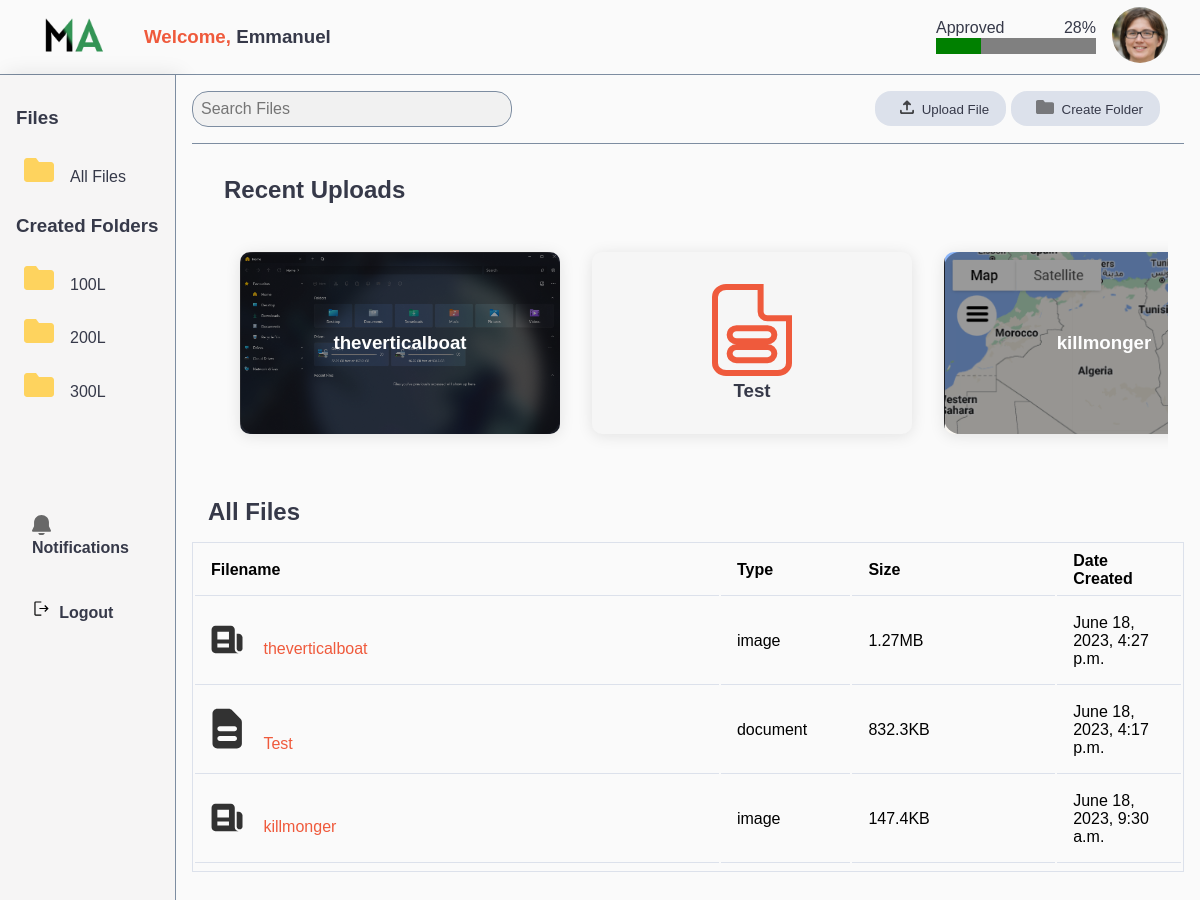
Screenshot of / (signed in) with the database file from the repository.
### base/models.py (models this page shows, shortened)
class Folders(models.Model):
    user = models.ForeignKey(User, on_delete=models.CASCADE)
    folder_name = models.CharField(max_length=200, null=True)
    created = models.DateTimeField(default=timezone.now)
    class Meta:
        ordering = ['folder_name']

class Files(models.Model):
    user = models.ForeignKey(User, on_delete=models.CASCADE)
    file_name = models.CharField(max_length=200, null=True)
    folder_name = models.CharField(max_length=200, null=True)
    file = models.FileField(upload_to="files/", null=False)
    created = models.DateTimeField(default=timezone.now)
    file_type = models.CharField(max_length=200, null=True)
    file_size = models.CharField(max_length=200, null=True)
    status = models.IntegerField(default=0, choices=stats)
    class Meta:
        ordering = ['-created']

### base/views.py (the view)
# urls.py: path('', views.dashboard, name='dashboard'),
@login_required
def dashboard(request):
    user = request.user
    context={}
    userdata = Allusers.objects.filter(user=user)[0]
    if userdata.usercat == 'student':
        name = Students.objects.filter(user = user).values()[0]['fullname']
        if len(name.split(' ')) >= 2:
            firstname = name.split(' ')[1]
        else:
            firstname = name.split(' ')[0]
        files = Files.objects.filter(user=user).filter(Q(status=1) | Q(status=0))
        folders = Folders.objects.filter(user=user)
        context['files'] = files
        context['folders'] = folders
        context['recent_files'] = files[:5]
        context['total_files'] = files.count()
        context['approved_files'] = files.filter(status=1).count()
        context['approved_percentage'] = int((context['approved_files'] / context['total_files'])*100)
    elif userdata.usercat == 'admin':
        context['files'] = Files.objects.filter(status=0)
    context['userData'] = userdata
    return render(request, 'dashboard.html', context)

### base/views.py (called while the page is built)
@register.filter
def strip(value):
    value = str(value)
    if len(value)>15:
        return f"{value[:15]}..."
    return value

@register.filter
def strip_longer(value):
    value = str(value)
    if len(value)>40:
        return f"{value[:40]}..."
    return value

### templates/dashboard.html (shortened to what this page needs)
{% load static %}
<!DOCTYPE html>
<html lang="en">
<head>
    <link rel="stylesheet" href="{% static 'style.css' %}">
</head>
<body class="">
   <div class="wrapper">
        <header>
            <div class="left-part" style="display:flex;align-items:center">
                <div class="image"><img src="{% static './mask.png' %}" alt=""></div>
                <h3 style="margin-left:2rem;"><span class="discolor">Welcome,</span> {{ user }}</h3>
            </div>
            <div class="right-part">
                {% if userData.usercat == 'student' %}
                    <div class="progress-box">
                        <div class="top">
                            <p>Approved</p>
                            <p>{{ approved_percentage }}%</p>
                        </div>
                        <div class="bottom">
                            <progress max="100" value="{{ approved_percentage }}"></progress>
                        </div>
                    </div>
                {% endif %}
                <div class="profile-image">
                    <div class="image">
                        <img src="{% static './avatar-95fb4ee46aae3dcff7a9f901dc0dd0f6.jpg' %}" alt="">
                    </div>
                </div>
            </div>
        </header>
       <div class="main">
        <aside>
            {% if userData.usercat == 'student' %}
            <h3>Files</h3>
            <a href="{% url 'dashboard' %}"><img src="{% static 'folder.svg' %}" alt="" class="active"><span>All Files</span></a>
            <h3>Created Folders</h3>
            {% for folder in folders %}
            {% if folder.folder_name == folda_sort %}
                <a href="{% url 'folder_sort' folder.id %}"><img src="{% static 'folder.svg' %}" alt="" class="active"><span>{{ folder.folder_name }}</span></a>
            {% else %}
                <a href="{% url 'folder_sort' folder.id %}"><img src="{% static 'folder.svg' %}" alt="" class="active"><span>{{ folder.folder_name }}</span></a>
             {% endif %}
            {% endfor %}
            <div class="other">
                <a href="{% url 'notifications' %}"><img src="{% static './notify.svg' %}" alt=""><span>Notifications</span></a>
                <a href="{% url 'logout' %}"><img src="{% static './logout.svg' %}" alt=""><span>Logout</span></a>
            </div>
            {% endif %}
        </aside>
        {% if userData.usercat == 'student' %}
        <main>
            <div class="topbar">
                <div class="search-box">
                    <input type="text" class="search" placeholder="Search Files" id='search'>
                </div>
                <div class="create-btns">
                    <button onclick="document.querySelector('#upload-file').style.display='grid'"><span><img src="{% static './upload.svg' %}" alt=""></span>Upload File</button>
                    <button onclick="document.querySelector('#create-folder').style.display='grid'"><span><img src="{% static './folder-icon.svg' %}" alt=""></span>Create Folder</button>
                </div>
            </div>
            <div class="recent-files">
                <h1>Recent Uploads</h1>
                <div class="files-row">
                    {% for file in recent_files %}
                    {% if file.file_type == 'image' %}
                    <a class="file" href="http://127.0.0.1:8000/media/{{file.file}}" style="background-image:url('http://127.0.0.1:8000/media/{{file.file}}');background-size:100%;">
                        <div class="overlay"><h3 style="color:var(--white);">{{ file.file_name|strip }}</h3></div>
                    </a>
                    {% else %}
                    <a class="file" href="#">
                        <img src="{% static './file.svg' %}" alt="">
                        <h3>{{ file.file_name|strip }}</h3>
                    </a>
                    {% endif %}
                    {% endfor %}
                </div>
            </div>
            {% if folda_sort %}
            <h1><a href="{% url 'dashboard' %}">All Files</a> &gt; {{ folda_sort }}</h1>
            {% else %}
            <h1><a href="{% url 'dashboard' %}">All Files</a></h1>
            {% endif %}
            <div class="tablebox">
                <table>
                    <thead>
                        <tr>
                            <th>Filename</th>
                            <th>Type</th>
                            <th>Size</th>
                            <th>Date Created</th>
                        </tr>
                    </thead>
                    <tbody id="tablesearch">
                        {% for file in files %}
                        <tr>
                            <td><span>
                                {% if file.file_type == 'image' %}
                                    <img src="{% static './image.svg' %}" alt="">
                                {% elif file.file_type == 'audio' %}
                                    <img src="{% static './audio.svg' %}" alt="">
                                {% elif file.file_type == 'video' %}
                                    <img src="{% static './video.svg' %}" alt="">
                                {% else %}
                                    <img src="{% static './document.svg' %}" alt="">
                                {% endif %}
                            </span><a href="http://127.0.0.1:8000/media/{{file.file}}">{{ file.file_name|strip_longer }}</a></td>
                            <td>{{ file.file_type }}</td>
                            <td>{{ file.file_size }}</td>
                            <td>{{ file.created|date }}, {{ file.created|time }}</td>
                        </tr>
                        {% endfor %}
                    </tbody>
                </table>
            </div>
        </main>
        {% endif %}
       </div>
   </div>
</body>
</html>

### static/style.css (style rules this page uses)
:root { --primary:#00afef; --danger:#ff7782; --success:#41f1b6; --warning:#ffbb55; --white:#fefefe; --info-dark:#7d8da1; --info-light:#dce1eb; --dark:#363949; --light:rgba(132, 139, 200, 0.4); --primary-variant:#111e88; --dark-variant:#677483; --background:rgb(250, 250, 250); --modal-background:#00000066; --modal-dark:#5c6979; --card-border-radius:1.6rem; --border-radius-1:0.4rem; --border-radius-2:0.8rem; --border-radius-3:1.2rem; --card-padding:1.8rem; --padding-1:1.2rem; --box-shadow:0 1rem 1.5rem var(--info-light); }
* { margin:0; padding:0; outline: 0; border:0; appearance: none; list-style: none; text-decoration: none; box-sizing: border-box; font-family: "Averta", Arial, Helvetica, sans-serif; transition:all 0.1s ease; }
html, body { overflow-x:hidden; }
.wrapper { width:100vw; height:100vh; background: var(--background); }
h3,p,h1,a { color:var(--dark); }
input, select,textarea { font-size: 1rem; }
header { display: flex; flex-direction: row; justify-content: space-between; padding:.2rem 2rem; border-bottom:1px solid var(--info-dark); align-items: center; }
header .left-part .image img, header .right-part .image img { width:5rem; }
header .right-part, header .right-part .top { display:flex; justify-content: space-between; align-items: center; }
header .right-part .progress-box { padding:1rem; }
header .right-part .image img { border-radius: 50%; width:3.5rem; }
.main { display: flex; }
aside { padding:1rem; border-right:1px solid var(--info-dark); width:20rem; height:100vh; background: #F6F5F5 !important; box-shadow: 5px 0px 20px rgba(0, 0, 0, 0.1); display:flex; flex-direction: column; }
aside h3 { padding: 1rem 0; text-transform: capitalize; }
aside p, aside a { padding:.8rem .5rem; border-radius: 1rem; cursor: pointer; transition: all .3s ease; }
aside p img,aside a img { margin-right:1rem; }
aside .other { margin-top:5rem; font-weight: bold; }
aside .other { margin-top:5rem; font-weight: bold; display:flex; flex-direction: column; }
aside .other a { margin:.5rem; }
aside .other a img { margin-right:.5rem; }
aside .other img { width:1.2rem; }
main { padding:1rem; width:100%; background: rgb(250, 250, 250); }
main .topbar { display: flex; justify-content: space-between; padding:0 1.5rem 1rem 0; border-bottom:1px solid var(--info-dark); }
.topbar .search-box { position: relative; }
main .topbar input { padding:.5rem; border:1px solid var(--info-dark); background: #F1F1F1; border-radius: 1rem; width:20rem; }
.topbar::placeholder { color:var(--dark) }
main .topbar .create-btns button { padding:.5rem 1rem; background-color: var(--info-light); color:var(--dark); border-radius:1rem; border:1px solid transparent; }
main .topbar .create-btns button img { margin:0 .5rem; }
main .recent-files { padding:1rem; }
main .recent-files .files-row { overflow-x: scroll; padding:1rem; display:flex; max-width:80vw; }
main .files-row .file { margin:1rem; padding:2rem; min-width:20rem; max-width:30rem; border-radius: 1rem; background: #F6F6F6; box-shadow: 0px 2px 15px rgba(22, 22, 22, 0.1); border-radius: 10px; text-align: center; position: relative; transition: all .3s ease; }
.files-row .file .overlay { background-color: rgba(0, 0, 0, 0.4); display: grid; place-items: center; position: absolute; border-radius: 1rem; top:0; left:0; width:20rem; height:100%; z-index:99; }
.files-row .file h3 { z-index: 999 !important; }
.recent-files .files-row img { width:5rem; }
main .tablebox { width:100%; border:1px solid var(--info-light); overflow-y:scroll; max-height:30vh; }
main .tablebox table thead tr th { border-bottom: 1px solid var(--info-light); }
main .tablebox table thead tr th:first-child { width:60rem; text-align: left; padding: 1rem; }
main .tablebox table thead tr th:nth-child(2), main .tablebox table thead tr th:nth-child(3), main .tablebox table thead tr th:nth-child(4) { width:10rem; text-align: left; padding:0 1rem; }
main .tablebox table tbody tr td { padding:1rem; border-bottom: 1px solid var(--info-light); }
main .tablebox table tbody tr td span { margin-right:1rem; }
main .tablebox img { width:2rem; }
td a { color:rgb(239,90,60) }
h1 a { color:var(--dark); }
main h1 { font-size:1.5rem; padding:1rem; text-transform: capitalize; }
header h3 { text-transform: capitalize; }
header h3 .discolor { color:rgb(239,90,60); }

### rows the page displays
Folders: folder_name "100L"
Folders: folder_name "200L"
Folders: folder_name "300L"
Files: file (picture), file_name "theverticalboat", file_type "image", file_size "1.27MB", created "June 18, 2023", created "4:27 p.m."
Files: file_name "Test", file_type "document", file_size "832.3KB", created "June 18, 2023", created "4:17 p.m."
Files: file (picture), file_name "killmonger", file_type "image", file_size "147.4KB", created "June 18, 2023", created "9:30 a.m."

### other values shown
{{ user }} "Emmanuel"
{{ approved_percentage }} "28"
